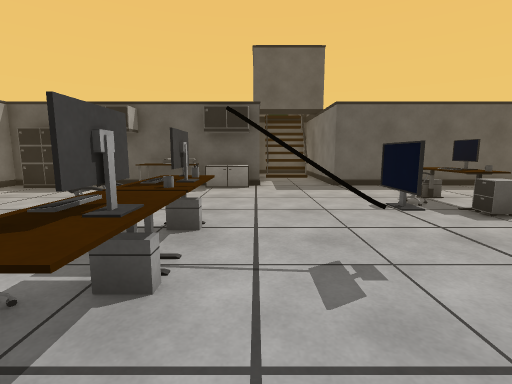
[1] (above)

16 first-person views from a walk through a Unity game level. The camera is 1.2 m above the floor, tilts 8° down and sees 85° across. The floor is counted in squares, 1 m on a side. Each view is taken from the middle of a square. On the plan, view 1 faces up. The plan holds only what a view shows up to about 13 squares ahead; the rest is blank. The player is left out.

[2]
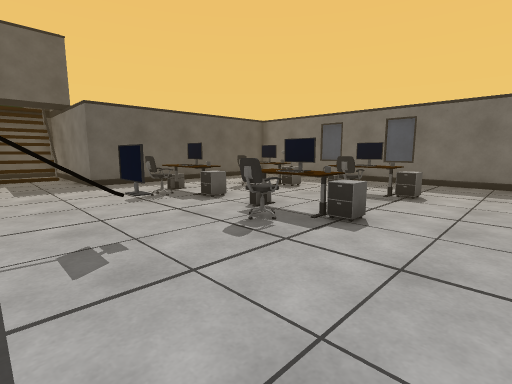

[3]
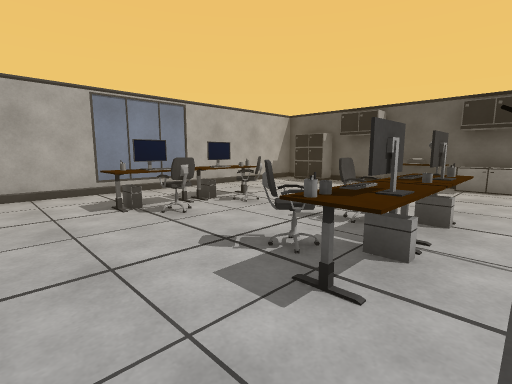

[4]
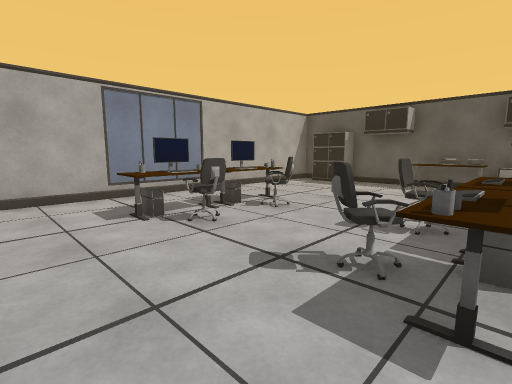

[5]
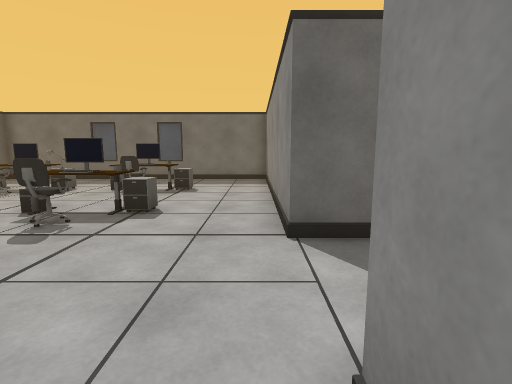

[6]
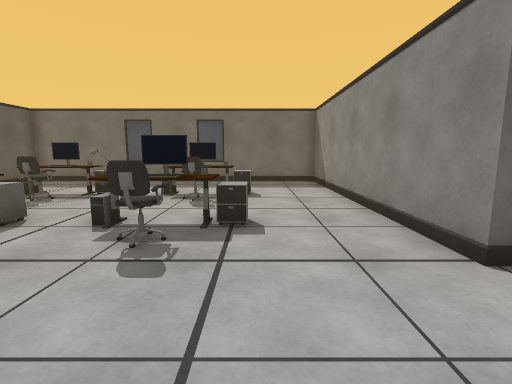

[7]
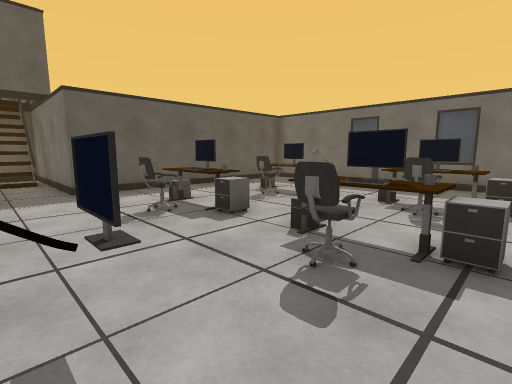

[8]
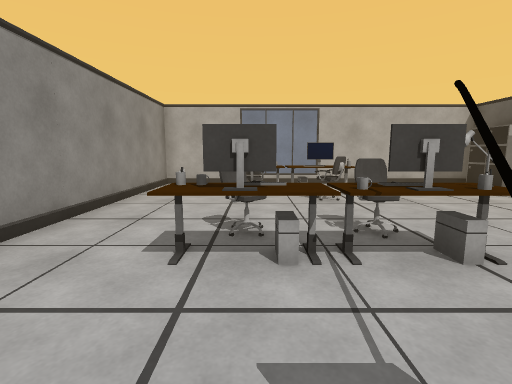

[9]
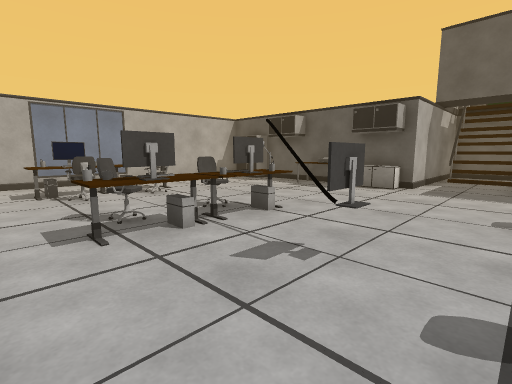

[10]
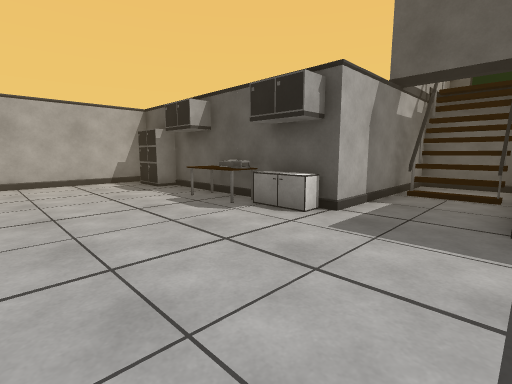

[11]
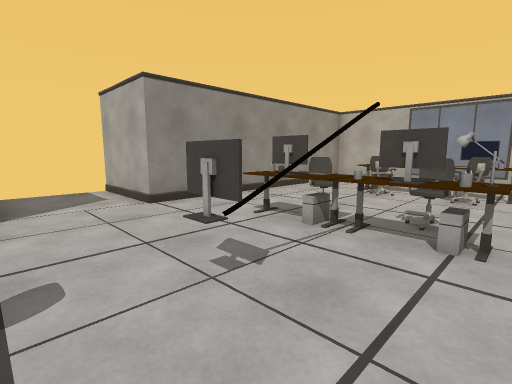

[12]
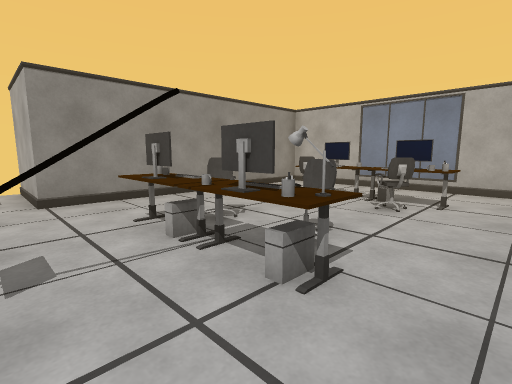

[13]
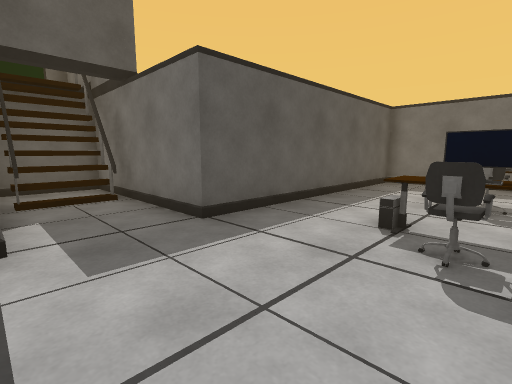

[14]
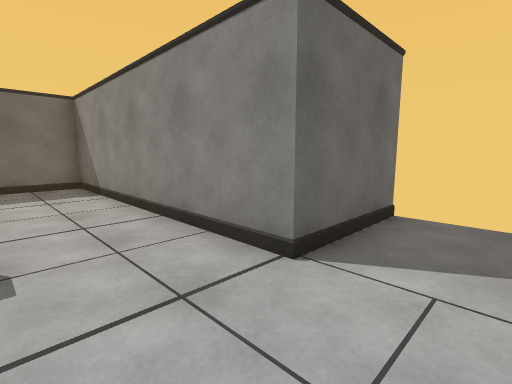

[15]
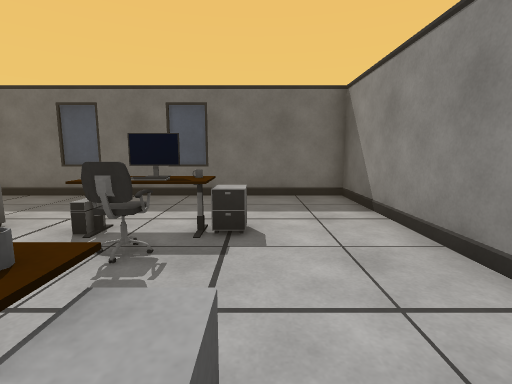

[16]
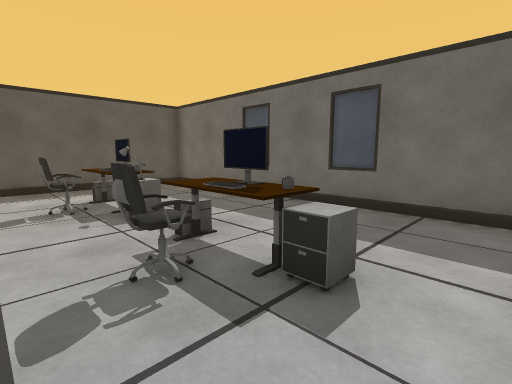

### Floor plan
Key: @ floor where view 1 was taken; # wall or solid block; . floor; / step, stairs or slope; C cabinet; H chair; M monitor; K keyboard; U mug; O other object.
Columns run from 9 left of view 1 to 12 right of it. Each row starts with its distance up from view 1.
 19          ####
 18          #  #
 17          #  #
 16          #//#
 15          #//#
 14          #//#
 13          #..#
 12          #..#
 11          #..#
 10 ##C###OOCC..##########
  9 #....OOO.............#
  8 #....................#
  7 #...........HHM.HMM..#
  6 #............HO.HOO..#
  5 #..O....O.....C..C...#
  4 #.MOH..HOO...........#
  3 #.OO....O.#MHHM.HKM..#
  2 #.MOH..HKM...HU.HOO..#
  1 #.OO....U.....C..C...#
  0 #.......O@...........#
 -1 #....................#
 -2 ##########..##########
 -3          #..#
 -4          #..#
 -5          #  #

Positions as (right, up) in squares from view 1, and headings:
1: (0, 0), facing up
2: (0, -1), facing up-right
3: (0, -1), facing up-left
4: (-1, -1), facing up-left
5: (-1, -1), facing right
6: (0, 1), facing right
7: (1, 1), facing up-right
8: (2, 2), facing left
9: (3, 0), facing up-left
10: (3, 5), facing up-left
11: (3, 5), facing down-left
12: (1, 6), facing down-left
13: (0, 6), facing up-right
14: (1, 1), facing down-right
15: (4, 1), facing right
16: (6, 0), facing up-right
